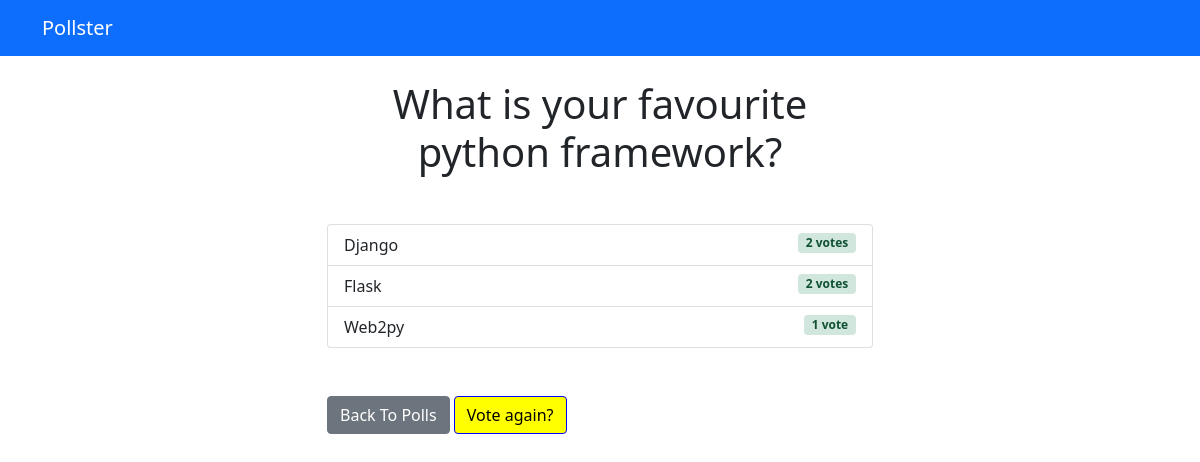
Before: /polls/1/results with the older database file.
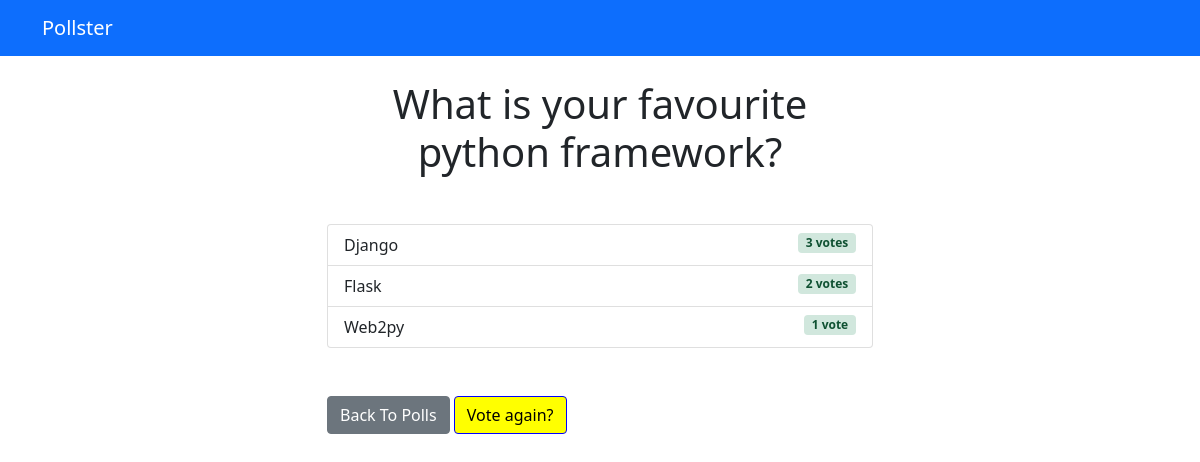
After: the same page with the newer database file.
### polls/models.py (models this page shows, shortened)
class choice(models.Model):  # choice means option
    question = models.ForeignKey(Question, on_delete=models.CASCADE)
    choice_text = models.CharField(max_length=200)
    votes = models.IntegerField(default=0)

### polls/views.py (the view)
# urls.py: path('<int:question_id>/results', views.results, name='results'),
def results(request, question_id):
    try:
        question = get_object_or_404(Question, pk=question_id)
        context = {"question": question}
    except Question.DoesNotExist:
        raise Http404("Question doesnot exist")
    return render(request, 'polls/results.html', context)

### templates/polls/results.html
{% extends 'base.html' %}
{% block content %}
<h1 class="mb-5 text-center">{{ question.question_text }}</h1>
<ul class="list-group mb-5">
	{% for choice in question.choice_set.all %}
	<li class="list-group-item">
		{{ choice.choice_text }}  <span style="float:right;" class="badge alert-success">{{ choice.votes }} vote{{ choice.votes | pluralize }}</span>
	</li>
	{% endfor %}
</ul>
<a class="btn btn-secondary" href="{% url 'polls:index' %}">Back To Polls</a>
<a style="color:black;background-color: yellow;border-color: blue;" class="btn btn-danger" href="{% url 'polls:detail' question.id %}" >Vote again?</a>
{% endblock %}

Changed rows visible on the page:
changed choice "Django": votes "2" → "3"
